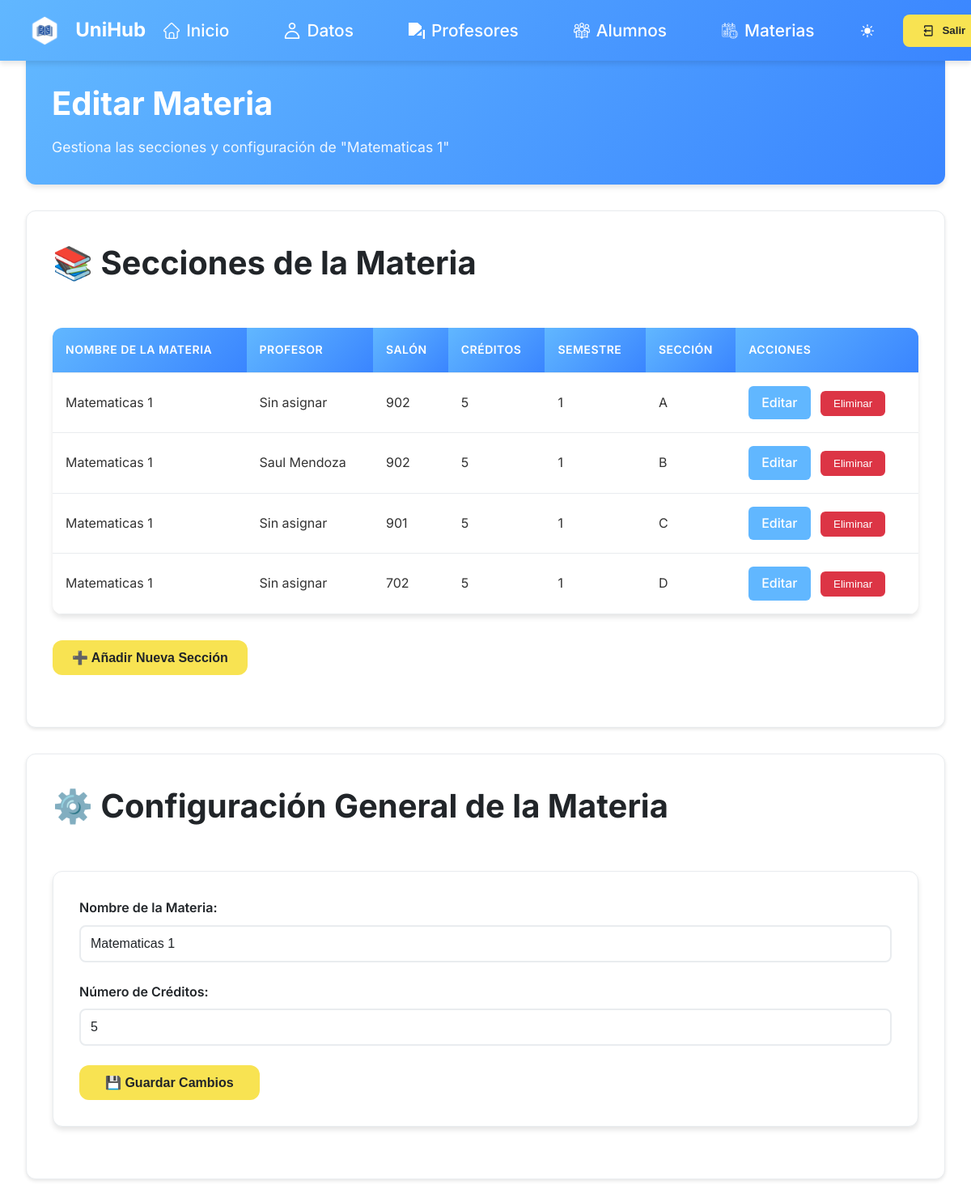
/editar_materia.php?nombre=Matematicas+1 (signed in), run on an earlier commit of the app's database.
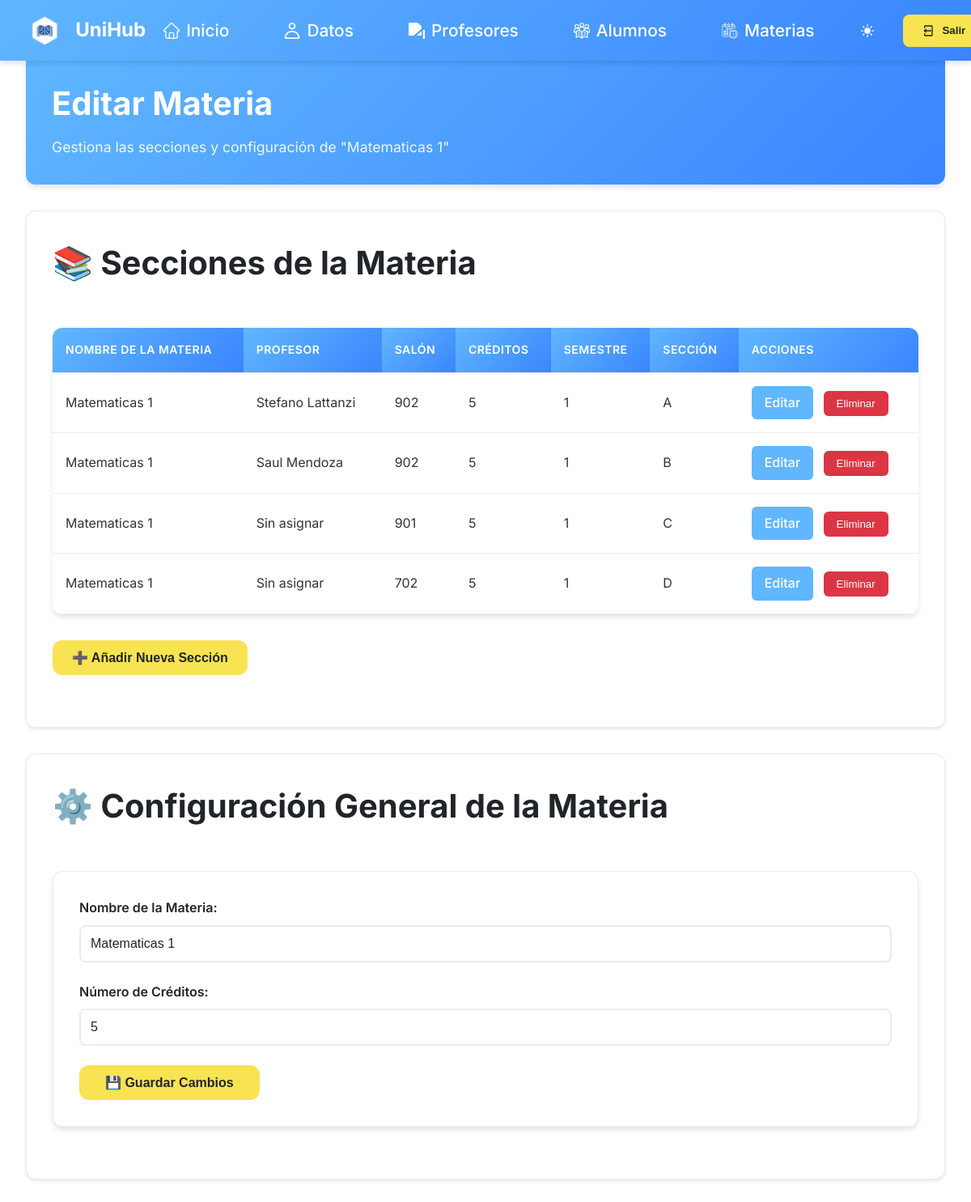
And on a later commit of the database.
### tables this page shows
CREATE TABLE IF NOT EXISTS `materias` (
  `id` int NOT NULL AUTO_INCREMENT,
  `nombre` varchar(100) DEFAULT NULL,
  `salon` varchar(50) DEFAULT NULL,
  `id_profesor` int DEFAULT NULL,
  `creditos` int NOT NULL,
  `semestre` int NOT NULL,
  `seccion` varchar(50) NOT NULL,
  PRIMARY KEY (`id`),
  KEY `fk_profesor` (`id_profesor`)
);

CREATE TABLE IF NOT EXISTS `profesores` (
  `id` int NOT NULL AUTO_INCREMENT,
  `id_usuario` int DEFAULT NULL,
  `cedula` int NOT NULL,
  `nombre` varchar(255) DEFAULT NULL,
  PRIMARY KEY (`id`),
  KEY `id_usuario` (`id_usuario`)
);

### editar_materia.php (the view, shortened to what this page needs)
<!DOCTYPE html>
<html lang="es">
<head>
    <link rel="stylesheet" href="css/admin-general.css">
</head>
<body>
    <?php include 'navAdmin.php'; ?>
    <div class="main-content">
        <?php
        require 'conexion.php';
        $nombre = isset($_GET['nombre']) ? trim(htmlspecialchars(strip_tags($_GET['nombre']), ENT_QUOTES, 'UTF-8')) : '';
        $sql = "SELECT m.*, p.nombre AS profesor_nombre FROM materias m LEFT JOIN profesores p ON m.id_profesor = p.id WHERE m.nombre = ? ORDER BY m.seccion ASC";
        $stmt = $conn->prepare($sql);
        $stmt->bind_param("s", $nombre);
        $stmt->execute();
        $result = $stmt->get_result();
        $sqlMateria = "SELECT nombre, creditos FROM materias WHERE nombre = ? LIMIT 1";
        $stmtMateria = $conn->prepare($sqlMateria);
        $stmtMateria->bind_param("s", $nombre);
        $stmtMateria->execute();
        $resultMateria = $stmtMateria->get_result();
        $materia = $resultMateria->fetch_assoc();
        ?>
        <div class="page-header">
            <h1 class="page-title">Editar Materia</h1>
            <p class="page-subtitle">Gestiona las secciones y configuración de "<?php echo htmlspecialchars($nombre); ?>"</p>
        </div>
        <div class="content-section">
            <h2 class="section-title">
                📚 Secciones de la Materia
            </h2>
            <?php if ($result->num_rows > 0): ?>
                <table class="admin-table">
                    <thead>
                        <tr>
                            <th>Nombre de la Materia</th>
                            <th>Profesor</th>
                            <th>Salón</th>
                            <th>Créditos</th>
                            <th>Semestre</th>
                            <th>Sección</th>
                            <th>Acciones</th>
                        </tr>
                    </thead>
                    <tbody>
                        <?php while ($row = $result->fetch_assoc()): ?>
                            <tr>
                                <td><?php echo htmlspecialchars($row["nombre"]); ?></td>
                                <td><?php echo htmlspecialchars($row["profesor_nombre"] ?? 'Sin asignar'); ?></td>
                                <td><?php echo htmlspecialchars($row["salon"]); ?></td>
                                <td><?php echo htmlspecialchars($row["creditos"]); ?></td>
                                <td><?php echo htmlspecialchars($row["semestre"]); ?></td>
                                <td><?php echo htmlspecialchars($row["seccion"]); ?></td>
                                <td class="button-cell">
                                    <a href="editar_seccion.php?id=<?php echo $row["id"]; ?>" class="btn-edit">Editar</a>
                                    <button class="btn-delete" onclick="eliminarSeccion(<?php echo $row["id"]; ?>)">Eliminar</button>
                                </td>
                            </tr>
                        <?php endwhile; ?>
                    </tbody>
                </table>
            <?php else: ?>
                <p style="text-align: center; color: var(--gray-600); padding: 2rem;">No se encontraron secciones para la materia seleccionada.</p>
            <?php endif; ?>
            <button class="btn-add" onclick="window.location.href='añadir_seccion.php?nombre=<?php echo urlencode($nombre); ?>'">
                ➕ Añadir Nueva Sección
            </button>
        </div>
        <div class="content-section">
            <h2 class="section-title">
                ⚙️ Configuración General de la Materia
            </h2>
            <form class="admin-form" action="procesar_editar_materia.php" method="POST">
                <div class="form-group">
                    <label class="form-label" for="nombre">Nombre de la Materia:</label>
                    <input class="form-input" type="text" id="nombre" name="nombre" value="<?php echo htmlspecialchars($materia['nombre']); ?>" required maxlength="50">
                </div>
                <div class="form-group">
                    <label class="form-label" for="creditos">Número de Créditos:</label>
                    <input class="form-input" type="number" id="creditos" name="creditos" value="<?php echo htmlspecialchars($materia['creditos']); ?>" required min="0" max="50">
                </div>
                <button type="submit" class="form-submit">💾 Guardar Cambios</button>
            </form>
        </div>
    </div>
</body>
</html>

What changed in the data, as far as the page shows it:
changed materias: id_profesor.nombre "Sin asignar" → "Stefano Lattanzi"
